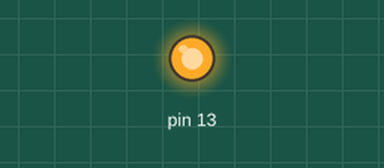
Bench run of a sketch on a simulated Arduino Uno, built with avr-gcc and run on an emulated ATmega328P. On the bench: output pins drawn as LEDs (lit = HIGH).

Above: at 0.04 s.
At 3.66 s:
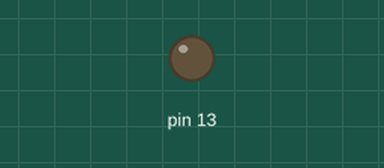
Timing chart, 0 to 4.3 s (numbered marks = the images above):
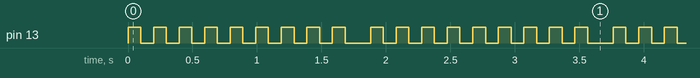

Measured:
- by itself, pin 13: repeats every 1.9 s: 8 × (LOW 0.10 s, HIGH 0.10 s), LOW 0.20 s, HIGH 0.10 s

The sketch:

Robot.ino
```cpp
/////////////////////////////////////////////////////////////////////////////////////////////
////////////////DO NOT FORGET TO NAME INO FILE THE SAME AS ITS PARENT FOLDER/////////////////
///////////////AND MAKE INO FILE BE TREATED AS CPP FILE TO HAVE INTELLI SENSE////////////////
/////////////////////////////////////////////////////////////////////////////////////////////
/////////////Add ArduinoFix.h include into all files that use Arduino functions//////////////
/////////////////////////////////////////////////////////////////////////////////////////////

#include "ArduinoFix.h"
#include "Morse.h"

class Morse morse;

void setup()
{
    morse = Morse(13);
}

void loop()
{
    morse.dot(); morse.dot(); morse.dot();
    morse.dash(); morse.dash(); morse.dash();
    morse.dot(); morse.dot(); morse.dot();
    delay(99);
}
```

ArduinoFix.cpp
```cpp
/////////////////////////////////////////////////////////////////////////////////////////////
///////////////////////Add arduino function stub implementations here////////////////////////
/////////////////////////////////////////////////////////////////////////////////////////////

#include "ArduinoFix.h"

#ifdef VSEDITOR

//void pinMode(int a, int b){}

//void delay(int a){}

//void digitalWrite(int a, int b){}

int digitalRead(int a){ return 1; }

void analogWrite(int a, int b){}

int analogRead(int a){ return 1; }

#endif
```

ArduinoFix.h
```cpp
/////////////////////////////////////////////////////////////////////////////////////////////
///////////////////////Add arduino function stub declarations here///////////////////////////
/////////////////////////////////////////////////////////////////////////////////////////////
////////////////////////////DO NOT FORGET TO ADD ' /DVSEDITOR '//////////////////////////////
//////Properites > Configuration Properties > C/C++ > Command Line > Additional Options//////
/////////////////////////////////////////////////////////////////////////////////////////////

#ifndef ARDUINOFIX2H
#define ARDUINOFIX2H

    #ifdef VSEDITOR

        #define PIN_MODE_NOT_SET -1
        #define INPUT 1
        #define OUTPUT 2
        #define HIGH 1
        #define LOW 2
        #define A0 100
        #define A1 101
        #define A2 102
        #define A3 103
        #define A4 104
        #define A5 105

        int main();
        void setup();
        void loop();

        void pinMode(int, int);
        void delay(int);
        void digitalWrite(int, int);
        int digitalRead(int);
        void analogWrite(int, int);
        int analogRead(int);

    #else

        #include "Arduino.h"

    #endif

#endif
```

Emulator.cpp
```cpp
#ifdef VSEDITOR

#include "Emulator.h"
#include "Pins.h"
#include "ArduinoFix.h"

class pins pins = pins::pins();

int main()
{
    setup();
    for (int x = 0; x < 100; x++) loop();
}

void pinMode(int pin, int mode)
{
    if (mode != OUTPUT && mode != INPUT)
    {
        throw invalidPinMode();
    }
    if (pin >= 0 && pin <= 13)
    {
        pins.mode(pin, mode);
    }
    else if (pin >= A0 && pin <= A5)
    {
        pins.mode(14 + (A0 - pin), mode);
    }
    else
    {
        throw invalidPinNumber();
    }
}

void digitalWrite(int pin, int value)
{
    if (value != HIGH && value != LOW)
    {
        throw invalidValue();
    }
    if (pin >= 0 && pin <= 13)
    {
        pins.write(pin, value);
    }
    else if (pin >= A0 && pin <= A5)
    {
        pins.write(14 + (A0 - pin), value);
    }
    else
    {
        throw invalidPinNumber();
    }
}

void delay(int ms)
{
    if (ms < 0)
    {
        throw invalidDelay();
    }

    pins.delay(ms);
}

#endif
```

Morse.cpp
```cpp
/*
Morse.cpp - Library for flashing Morse code.
Created by David A. Mellis, November 2, 2007.
Released into the public domain.
*/

#include "ArduinoFix.h"
#include "Morse.h"

Morse::Morse()
{

}

Morse::Morse(int pin)
{
    pinMode(pin, OUTPUT);
    _pin = pin;
}

void Morse::dot()
{
    digitalWrite(_pin, HIGH);
    delay(99);
    digitalWrite(_pin, LOW);
    delay(99);
}

void Morse::dash()
{
    digitalWrite(_pin, HIGH);
    delay(99);
    digitalWrite(_pin, LOW);
    delay(99);
}
```

Morse.h
```cpp
/*
Morse.h - Library for flashing Morse code.
Created by David A. Mellis, November 2, 2007.
Released into the public domain.
*/
#ifndef MORSEH
#define MORSEH

#include "ArduinoFix.h"

class Morse
{
public:
    Morse();
    Morse(int pin);
    void dot();
    void dash();
private:
    int _pin;
};

#endif
```

Pins.cpp
```cpp
#ifdef VSEDITOR

#include "Pins.h"
#include "ArduinoFix.h"
#include "stdio.h"

pins::pins()
{
    pins::time = 0;
    for (int i = 0; i < 20; i++) pins::modes[i] = PIN_MODE_NOT_SET;
    for (int i = 0; i < 20; i++) pins::values[i] = LOW;
}

void pins::mode(int pin, int mode)
{
    pins::modes[pin] = mode;
}

void pins::write(int pin, int value)
{
    if (pins::modes[pin] == PIN_MODE_NOT_SET)
    {
        throw pinModeNotSet();
    }
    else if (pins::modes[pin] == INPUT)
    {
        throw cannotWriteToReadOnlyPin();
    }
    pins::values[pin] = value;
}

int pins::read(int pin)
{
    if (pins::modes[pin] == PIN_MODE_NOT_SET)
    {
        throw pinModeNotSet();
    }
    else if (pins::modes[pin] == OUTPUT)
    {
        throw cannotReadFromWriteOnlyPin();
    }
    return pins::values[pin];
}

void pins::delay(int ms)
{
    for (int i = -1; i < ms / 100; i++) pins::tick();
}

static int i = 0;
void pins::tick()
{
    printf("tick %d \n", i++);


}

#endif
```
